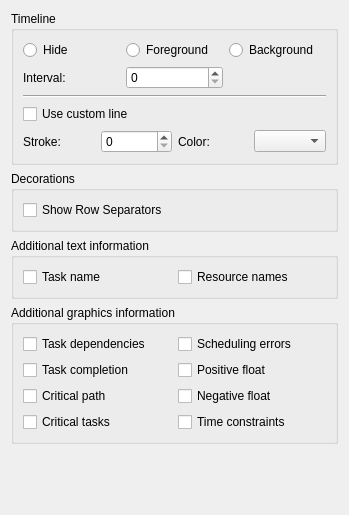
<?xml version="1.0" encoding="UTF-8"?>
<ui version="4.0">
 <class>KPlato::GanttChartDisplayOptions</class>
 <widget class="QWidget" name="KPlato::GanttChartDisplayOptions">
  <property name="geometry">
   <rect>
    <x>0</x>
    <y>0</y>
    <width>349</width>
    <height>515</height>
   </rect>
  </property>
  <property name="toolTip">
   <string/>
  </property>
  <layout class="QVBoxLayout" name="verticalLayout_3">
   <item>
    <widget class="QGroupBox" name="groupBox_3">
     <property name="title">
      <string>Timeline</string>
     </property>
     <layout class="QVBoxLayout" name="verticalLayout_2">
      <item>
       <layout class="QGridLayout" name="gridLayout_4">
        <item row="0" column="0">
         <widget class="QRadioButton" name="ui_timeLineHide">
          <property name="toolTip">
           <string>Do not show the timeline</string>
          </property>
          <property name="text">
           <string>Hide</string>
          </property>
         </widget>
        </item>
        <item row="0" column="1">
         <widget class="QRadioButton" name="ui_timeLineForeground">
          <property name="toolTip">
           <string>Show timeline in the foreground</string>
          </property>
          <property name="text">
           <string>Foreground</string>
          </property>
         </widget>
        </item>
        <item row="0" column="2">
         <widget class="QRadioButton" name="ui_timeLineBackground">
          <property name="toolTip">
           <string>Show timeline in the background</string>
          </property>
          <property name="text">
           <string>Background</string>
          </property>
         </widget>
        </item>
        <item row="1" column="0" colspan="2">
         <layout class="QHBoxLayout" name="horizontalLayout_3">
          <item>
           <widget class="QLabel" name="label_3">
            <property name="toolTip">
             <string>Update interval in minutes, 0 disables update</string>
            </property>
            <property name="text">
             <string>Interval:</string>
            </property>
            <property name="buddy">
             <cstring>ui_timeLineInterval</cstring>
            </property>
           </widget>
          </item>
          <item>
           <widget class="QSpinBox" name="ui_timeLineInterval">
            <property name="toolTip">
             <string/>
            </property>
           </widget>
          </item>
         </layout>
        </item>
       </layout>
      </item>
      <item>
       <widget class="Line" name="line">
        <property name="orientation">
         <enum>Qt::Horizontal</enum>
        </property>
       </widget>
      </item>
      <item>
       <layout class="QGridLayout" name="gridLayout_3">
        <item row="0" column="0">
         <widget class="QCheckBox" name="ui_timeLineUseCustom">
          <property name="text">
           <string>Use custom line</string>
          </property>
         </widget>
        </item>
        <item row="1" column="0">
         <layout class="QHBoxLayout" name="horizontalLayout">
          <item>
           <widget class="QLabel" name="label_2">
            <property name="toolTip">
             <string>Line width</string>
            </property>
            <property name="text">
             <string>Stroke:</string>
            </property>
            <property name="buddy">
             <cstring>ui_timeLineStroke</cstring>
            </property>
           </widget>
          </item>
          <item>
           <widget class="QSpinBox" name="ui_timeLineStroke">
            <property name="toolTip">
             <string/>
            </property>
           </widget>
          </item>
         </layout>
        </item>
        <item row="1" column="1">
         <layout class="QHBoxLayout" name="horizontalLayout_2">
          <item>
           <widget class="QLabel" name="label">
            <property name="toolTip">
             <string>Line color</string>
            </property>
            <property name="text">
             <string>Color:</string>
            </property>
            <property name="buddy">
             <cstring>ui_timeLineColor</cstring>
            </property>
           </widget>
          </item>
          <item>
           <widget class="KColorCombo" name="ui_timeLineColor">
            <property name="toolTip">
             <string/>
            </property>
           </widget>
          </item>
         </layout>
        </item>
       </layout>
      </item>
     </layout>
    </widget>
   </item>
   <item>
    <widget class="QGroupBox" name="groupBox_4">
     <property name="title">
      <string>Decorations</string>
     </property>
     <layout class="QVBoxLayout" name="verticalLayout">
      <item>
       <widget class="QCheckBox" name="ui_showRowSeparators">
        <property name="text">
         <string>Show Row Separators</string>
        </property>
       </widget>
      </item>
     </layout>
    </widget>
   </item>
   <item>
    <widget class="QGroupBox" name="groupBox">
     <property name="title">
      <string>Additional text information</string>
     </property>
     <layout class="QGridLayout" name="gridLayout_2">
      <item row="0" column="0">
       <widget class="QCheckBox" name="ui_showTaskName">
        <property name="text">
         <string>Task name</string>
        </property>
       </widget>
      </item>
      <item row="0" column="1">
       <widget class="QCheckBox" name="ui_showResourceNames">
        <property name="text">
         <string>Resource names</string>
        </property>
       </widget>
      </item>
     </layout>
    </widget>
   </item>
   <item>
    <widget class="QGroupBox" name="groupBox_2">
     <property name="title">
      <string>Additional graphics information</string>
     </property>
     <property name="flat">
      <bool>false</bool>
     </property>
     <layout class="QGridLayout" name="gridLayout">
      <item row="2" column="0">
       <widget class="QCheckBox" name="ui_showCriticalPath">
        <property name="text">
         <string>Critical path</string>
        </property>
       </widget>
      </item>
      <item row="0" column="0">
       <widget class="QCheckBox" name="ui_showDependencies">
        <property name="text">
         <string>Task dependencies</string>
        </property>
       </widget>
      </item>
      <item row="2" column="1">
       <widget class="QCheckBox" name="ui_showNegativeFloat">
        <property name="text">
         <string>Negative float</string>
        </property>
       </widget>
      </item>
      <item row="3" column="0">
       <widget class="QCheckBox" name="ui_showCriticalTasks">
        <property name="text">
         <string>Critical tasks</string>
        </property>
       </widget>
      </item>
      <item row="1" column="0">
       <widget class="QCheckBox" name="ui_showCompletion">
        <property name="text">
         <string>Task completion</string>
        </property>
       </widget>
      </item>
      <item row="1" column="1">
       <widget class="QCheckBox" name="ui_showPositiveFloat">
        <property name="text">
         <string>Positive float</string>
        </property>
       </widget>
      </item>
      <item row="0" column="1">
       <widget class="QCheckBox" name="ui_showSchedulingError">
        <property name="text">
         <string>Scheduling errors</string>
        </property>
       </widget>
      </item>
      <item row="3" column="1">
       <widget class="QCheckBox" name="ui_showTimeConstraint">
        <property name="text">
         <string>Time constraints</string>
        </property>
       </widget>
      </item>
     </layout>
    </widget>
   </item>
   <item>
    <spacer name="verticalSpacer">
     <property name="orientation">
      <enum>Qt::Vertical</enum>
     </property>
     <property name="sizeHint" stdset="0">
      <size>
       <width>20</width>
       <height>15</height>
      </size>
     </property>
    </spacer>
   </item>
  </layout>
 </widget>
 <customwidgets>
  <customwidget>
   <class>KColorCombo</class>
   <extends>QComboBox</extends>
   <header>kcolorcombo.h</header>
  </customwidget>
 </customwidgets>
 <resources/>
 <connections/>
</ui>
